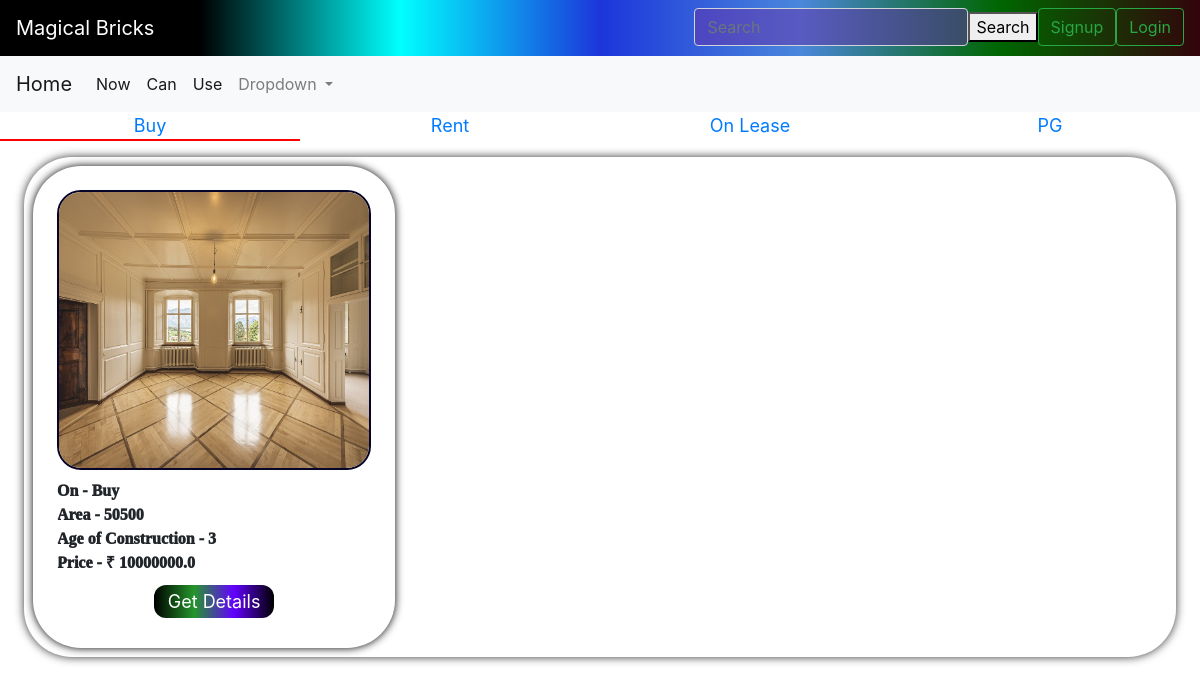
Page /properties?category=2 on the earlier database version.
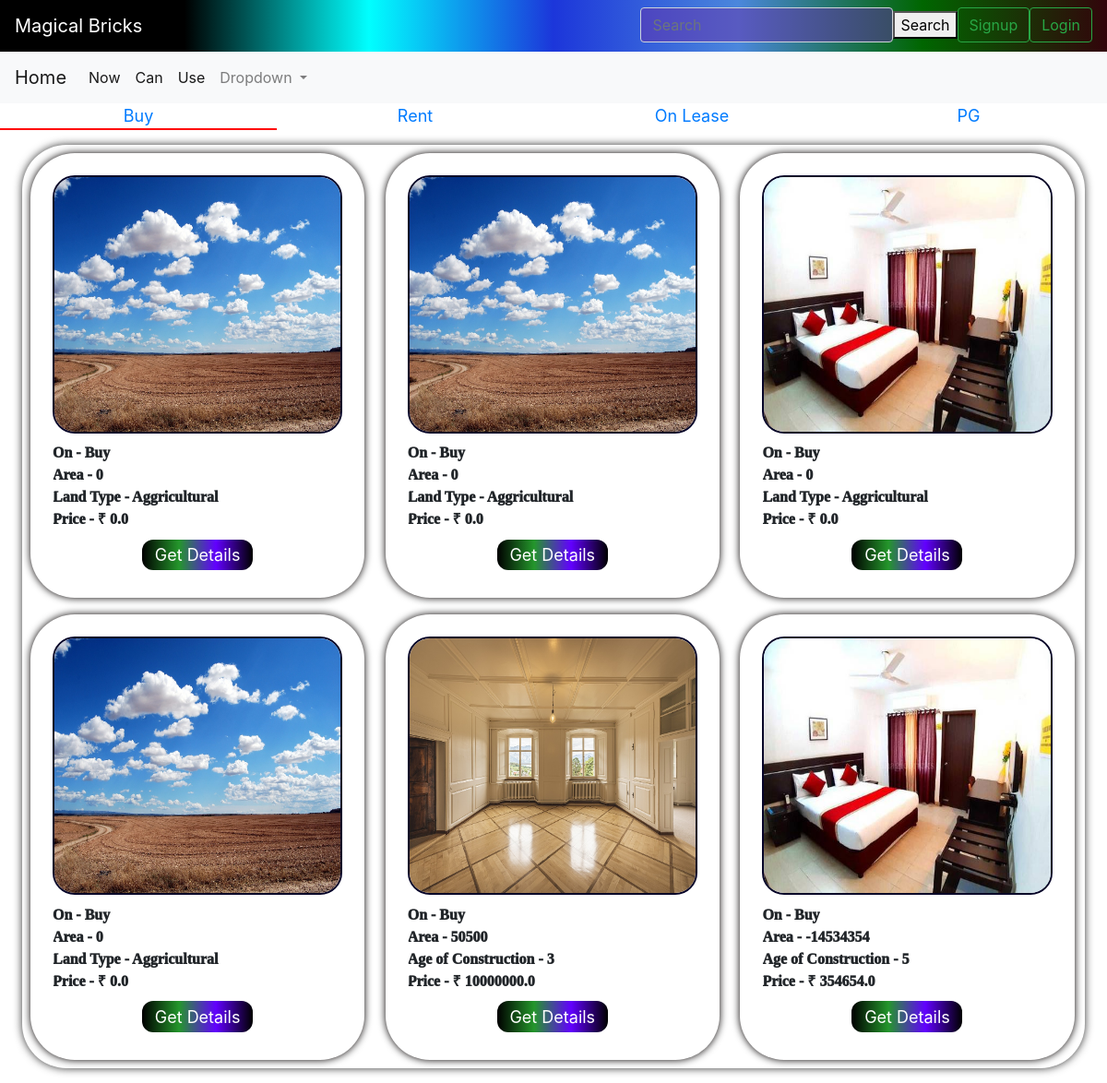
Same page on the later database version.
### bricks/models.py (models this page shows, shortened)
class category(models.Model):
    cat=models.CharField(max_length=50)
    def __str__(self) :
        return self.cat

class built(models.Model):
    name=models.CharField(max_length=500,blank=False,null=True,default=None)
    owner_phone=models.IntegerField(null=True, blank=False)
    owner_name=models.CharField(max_length=500,blank=False,null=True,default=None)
    owner_mail=models.EmailField(max_length=500,blank=False,null=True)
    cat=models.ForeignKey("category", null=True , on_delete=models.CASCADE, default=None)
    area=models.IntegerField()
    floors=models.IntegerField()
    status=models.CharField(max_length=50,choices=st)
    faces=models.CharField(choices=direction, max_length=50, blank=False)
    p_type=models.CharField(max_length=10, default="Built")
    furnished_status=models.CharField(max_length=50,choices=state, blank=False, null=True)
    type_of_ownership=models.CharField(max_length=50,choices=too)
    price=models.FloatField(default=0,null=True)
    age=models.IntegerField()
    address=models.CharField(max_length=200, blank= False, default=None, null=True, unique=True)
    image=models.ImageField(upload_to='images/')

class land(models.Model):
    name=models.CharField(max_length=500,blank=False,null=True,default=None)
    cat=models.ForeignKey("category", null=True , on_delete=models.CASCADE, default=None)
    owner_phone=models.IntegerField(null=True, blank=False)
    owner_name=models.CharField(max_length=500,blank=False,null=True,default=None)
    owner_mail=models.EmailField(max_length=500,blank=False,null=True)
    area=models.IntegerField(default=0)
    land_type=models.CharField(choices=t_l, max_length=50, default= None, null=True)
    price=models.FloatField(default=0)
    p_type=models.CharField(max_length=10, default="Land")
    address=models.CharField(max_length=200, blank= False, default=None, null=False, unique=True)
    image=models.ImageField(upload_to='images/')

### bricks/views.py (the view)
# urls.py: path('properties',views.properties,name='properties'),
def properties(request):
    x=request.GET.get('category')
    obj=get_object_or_404(category, pk=x)
    p=land.objects.filter(cat__cat=obj.cat)
    q=built.objects.filter(cat__cat=obj.cat)
    y=category.objects.all()
    print(p.count())
    return render(request,'bricks/properties.html',{"obj":p,"obj2":q,"y":y,"current_cat":obj.cat})

### bricks/templates/bricks/properties.html (shortened to what this page needs)
<!DOCTYPE html>
<html lang="en">
<head>
  {% load static %}
  <link rel="stylesheet" href="{% static 'bricks/style_properties.css' %}" />
</head>
<body>
  {% include "bricks/navbar.html" %}
  <div class="main">
    {% if y %} {% for x in y %}
    <a href="{% url 'properties' %}?category={{x.id}}" id="cat">
      {% if current_cat %}
      {% if current_cat == x.cat %}
      <div class="heading" style="border-bottom: 0.2vw solid red;">{{x.cat}}</div>
      {% else %}
      <div class="heading">{{x.cat}}</div>
      {% endif %}
      {% else %}
      <div class="heading">{{x.cat}}</div>
      {% endif %}
    </a>
    {% endfor %} {% endif %}
  </div>
  <div class="properties" >
    {% if obj %} {% for y in obj %}
    <div  class="property">
      <div class="imgs"><img  src="{{y.image.url}}" alt=""></div>
      <div class="info_items">On - {{y.cat}}</div>
      <div class="info_items">Area - {{y.area}}</div>
      <div class="info_items">Land Type - {{y.land_type}}</div>
      {% if y.cat.cat == "Rent" or y.cat.cat == "PG" %}
      <div class="info_items">Monthly Rent - &#8377 {{y.price}}</div>
      {% else %}
      <div class="info_items">Price - &#8377 {{y.price}}</div>
      {% endif %}
      <a href="{% url 'property_details' y.id %}?p_type={{y.p_type}}" id="details_button">
        <div id="details_button">
          Get Details
        </div>
      </a>
    </div>
    {% endfor %}
    {% endif %}
    {% if obj2 %}
    {% for y in obj2 %}
    <div  class="property">
      <div class="imgs"><img  src="{{y.image.url}}" alt=""></div>
      <div class="info_items">On - {{y.cat}}</div>
      <div class="info_items">Area - {{y.area}}</div>
      <div class="info_items">Age of Construction - {{y.age}}</div>
      {% if y.cat.cat == "Rent" or y.cat.cat == "PG" %}
      <div class="info_items">Monthly Rent - &#8377 {{y.price}}</div>
      {% else %}
      <div class="info_items">Price - &#8377 {{y.price}}</div>
      {% endif %}
      <a href="{% url 'property_details' y.id %}?p_type={{y.p_type}}" id="details_button">
        <div id="details_button">
          Get Details
        </div>
      </a>
    </div>
    {% endfor %}
    {% endif %}
  </div>
</body>
</html>

Differences in the rows shown:
added land: image (picture), cat "Buy", area "0", land_type "Aggricultural", price "0.0"
added land: image (picture), cat "Buy", area "0", land_type "Aggricultural", price "0.0"
added land: image (picture), cat "Buy", area "0", land_type "Aggricultural", price "0.0"
added land: image (picture), cat "Buy", area "0", land_type "Aggricultural", price "0.0"
added built: image (picture), cat "Buy", area "-14534354", age "5", price "354654.0"
